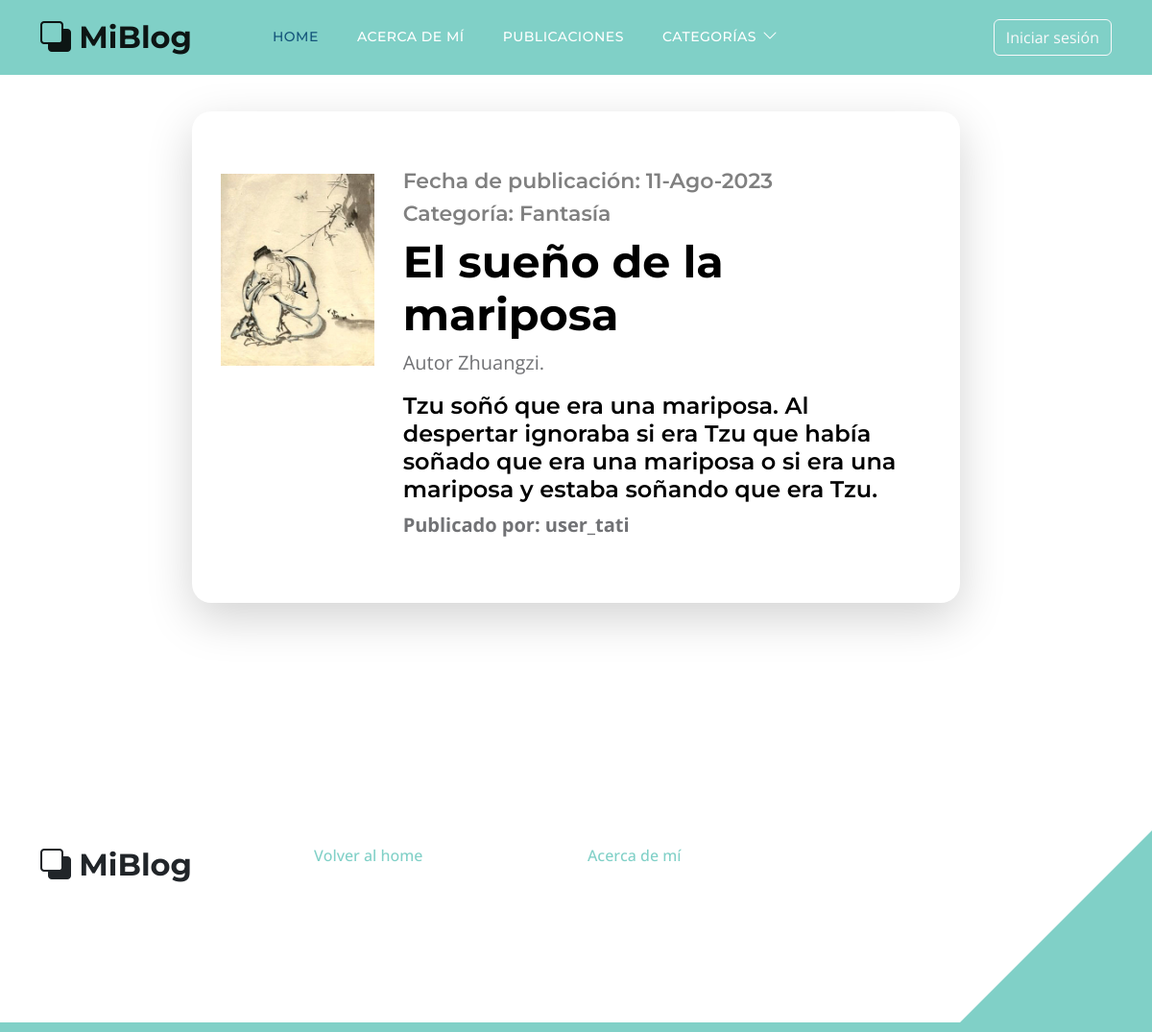
The app's page /pages/12 with its own data.
### blog/models.py (models this page shows, shortened)
class Post(models.Model):
    titulo = models.CharField(max_length=255)
    slug = models.SlugField(unique=True)
    subtitulo = models.TextField()
    cuerpo = models.TextField()
    autor = models.ForeignKey(settings.AUTH_USER_MODEL, on_delete=models.SET_NULL, null=True)
    fecha = models.DateTimeField(auto_now_add=True)
    categoria = models.ManyToManyField('Categoria')
    imagen = models.ImageField(blank=True, null=True)
    class Meta:
        ordering = ('-fecha',)

class Categoria(models.Model):
    titulo = models.CharField(max_length=255)
    slug = models.SlugField(unique=True)
    class Meta:
        verbose_name_plural = 'categorias'

### perfiles/models.py (models this page shows)
class Usuario(AbstractUser):
    def __str__(self):
        return f"{self.username}"

### blog/views.py (the view)
# urls.py: path("pages/<int:pk>", views.PostDetailView.as_view(), name="detalle"),
class PostDetailView(generic.DetailView):
    model = Post
    def get_context_data(self, **kwargs):
        context = super().get_context_data(**kwargs)
        context['categorias'] = Categoria.objects.all()
        return context

### blog/templates/blog/post_detail.html (shortened to what this page needs)
{% extends 'base.html' %}
{% block contenido %}
<div class="col-lg-8 col-12 mt-3 mx-auto">
    <div class="custom-block custom-block-topics-listing bg-white shadow-lg mb-5">
        <div class="d-flex">
            {% if post.imagen %}
                <img src="{{ post.imagen.url }}" class="custom-block-image img-fluid" alt="imagen">
            {% endif %}
            <div class="custom-block-topics-listing-info d-flex">
                <div>
                    <h6 style="color: gray;">Fecha de publicación: {{ post.fecha|date:'d-M-Y' }}</h6>
                    <h6 style="color: gray;">Categoría:
                        {% for categoria in post.categoria.all %}
                        <span>{{ categoria.titulo }}</span>{% if not forloop.last %}, {% endif %}
                        {% endfor %}
                    </h6>
                    <h2>{{ post.titulo }}</h2>
                    <p>{{ post.subtitulo }}</p>
                    <h5>{{ post.cuerpo }}</h5>
                    <p><b>Publicado por: {{ post.autor }}</b></p>
                </div>
            </div>
        </div>
    </div>
</div>
{% endblock contenido%}

### static/css/templatemo-topic-listing.css (style rules this page uses)
:root { --white-color: #ffffff; --primary-color: #13547a; --secondary-color: #80d0c7; --section-bg-color: #f0f8ff; --custom-btn-bg-color: #80d0c7; --custom-btn-bg-hover-color: #13547a; --dark-color: #000000; --p-color: #717275; --border-color: #7fffd4; --link-hover-color: #13547a; --body-font-family: 'Open Sans', sans-serif; --title-font-family: 'Montserrat', sans-serif; --h1-font-size: 58px; --h2-font-size: 46px; --h3-font-size: 32px; --h4-font-size: 28px; --h5-font-size: 24px; --h6-font-size: 22px; --p-font-size: 20px; --menu-font-size: 14px; --btn-font-size: 18px; --copyright-font-size: 16px; --border-radius-large: 100px; --border-radius-medium: 20px; --border-radius-small: 10px; --font-weight-normal: 400; --font-weight-medium: 500; --font-weight-semibold: 600; --font-weight-bold: 700; }
body { background-color: var(--white-color); font-family: var(--body-font-family); }
h2, h3, h4, h5, h6 { color: var(--dark-color); }
h1, h2, h3, h4, h5, h6 { font-family: var(--title-font-family); font-weight: var(--font-weight-semibold); }
h2 { font-size: var(--h2-font-size); font-weight: var(--font-weight-bold); }
h5 { font-size: var(--h5-font-size); }
h6 { color: var(--primary-color); font-size: var(--h6-font-size); }
p { color: var(--p-color); font-size: var(--p-font-size); font-weight: var(--font-weight-normal); }
b, strong { font-weight: var(--font-weight-bold); }
.custom-block { border-radius: var(--border-radius-medium); position: relative; overflow: hidden; padding: 30px; transition: all 0.3s ease; height: 100%; }
.custom-block-image { display: block; width: 100%; height: 200px; object-fit: cover; margin-top: 35px; }
.custom-block-topics-listing-info { margin: 30px 20px 20px 30px; }
.custom-block-topics-listing { height: inherit; }
.custom-block-topics-listing .custom-block-image { width: 200px; }

### records on screen
Post: imagen (picture), fecha "11-Ago-2023", titulo "El sueño de la mariposa", subtitulo "Autor Zhuangzi.", cuerpo "Tzu soñó que era una mariposa. Al despertar ignoraba si era Tzu que había soñado que era una mariposa o si era una mariposa y estaba soñando que era Tzu.", autor "user_tati"
Categoria: titulo "Fantasía"
